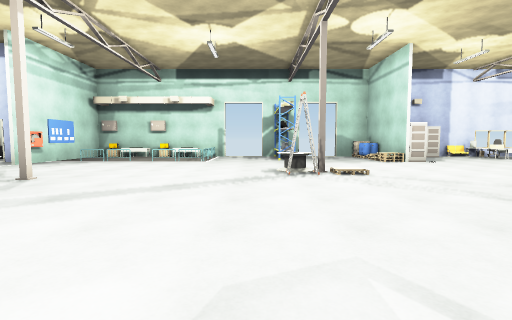
view 1 (above)

14 first-person views from a walk through a Unity game level. The camera is 1.3 m above the floor, tilts 4° down and sees 85° across. Doors are open. The floor is counted in squares, 2 m on a side. Each view is taken from the middle of a square. On the plan, view 1 faces up. The plan holds only what a view shows up to about 9 squares ahead; the rest is blank. The place goes on beyond the plan. The player is left out. Some animated figures are left out.

view 2
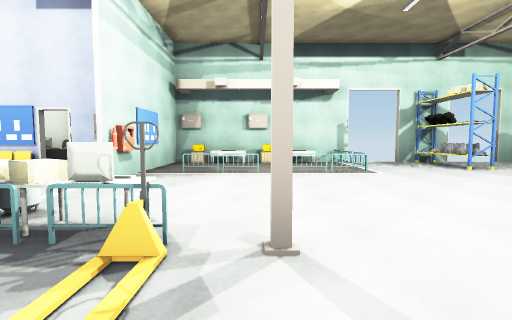

view 3
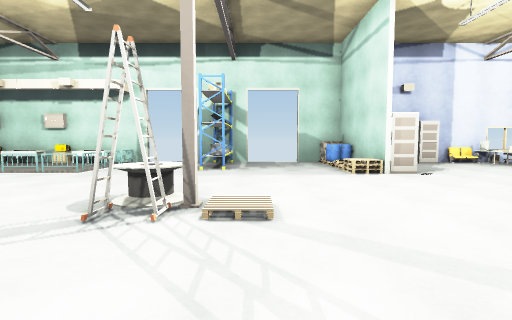

view 4
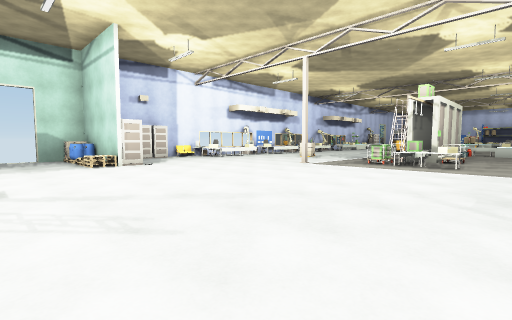

view 5
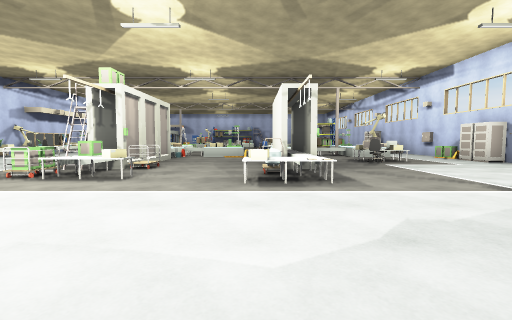

view 6
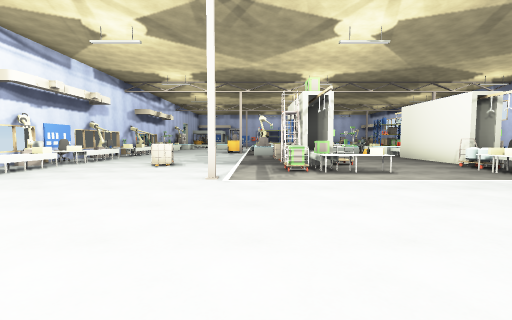

view 7
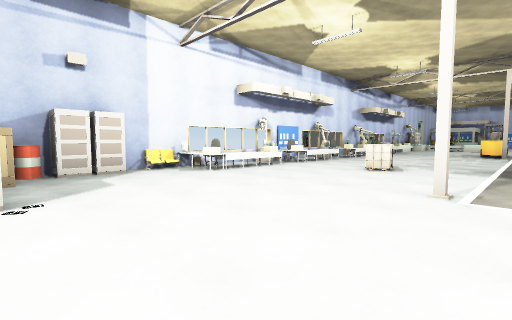

view 8
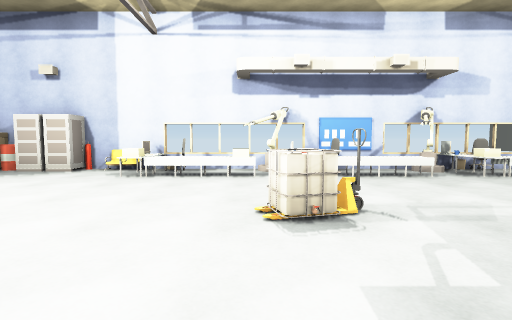

view 9
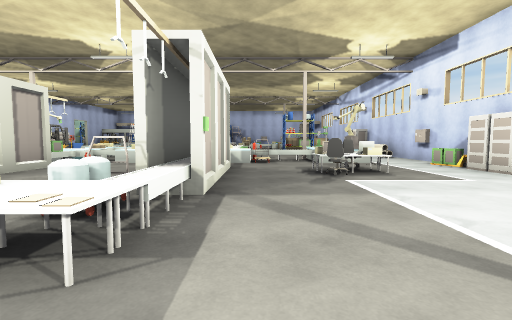

view 10
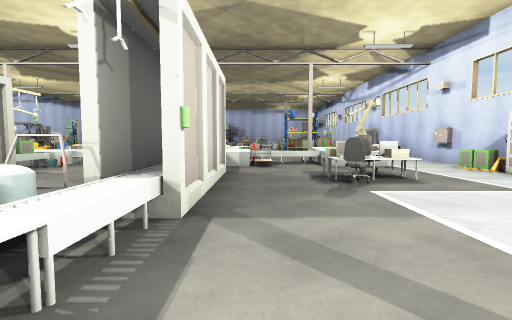

view 11
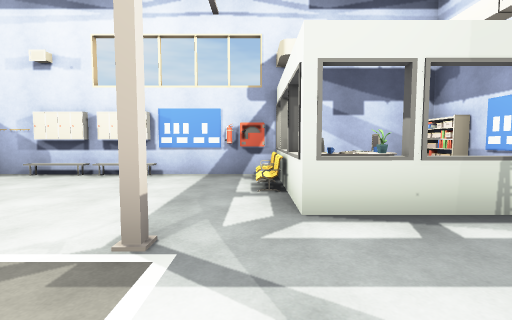

view 12
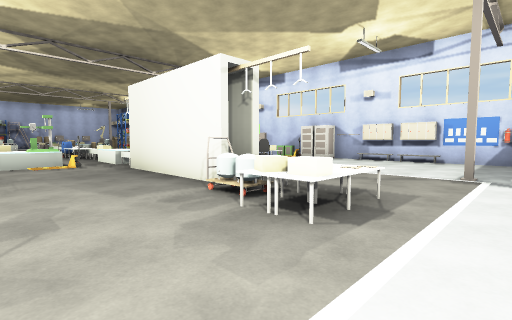

view 13
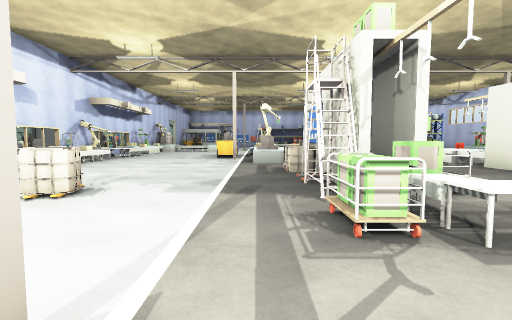

view 14
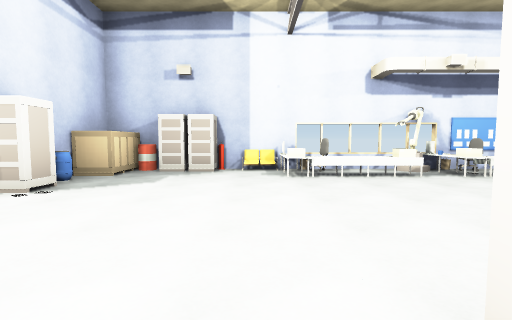

### Floor plan
Points are (right, up) in squares from view 1. A wall is a line through its corners. A room is listed if a view was taken in it or the views show most of it. See-through windows are left out.
Room 1 (views 1, 2, 3, 4, 5, 6, 7, 8, 9, 10, 11, 12, 13, 14)
walls: (11.3, 3.8) (12.5, 3.8); (11.4, -0.6) (14.5, -0.6); (12.4, 3.1) (13.1, 3.1); (12.4, 3.6) (11.3, 3.6) (11.3, 4.2) (11.7, 4.2); (5.7, -4.4) (7.6, -4.4) (7.6, -5.4); (11.4, -1.2) (13.6, -1.2); (4.6, -5.6) (4.6, -6.5); (1.9, 11.4) (0.3, 11.4); (13.6, -0.7) (11.4, -0.7); (14.5, 3) (12.4, 3); (-1.1, 11.4) (-6.4, 11.4) (-6.4, 9.4); (5.1, -7.4) (13.4, -7.4); (14.5, -1.3) (11.4, -1.3); (16.6, 11.4) (3.3, 11.4); (15.4, -7.4) (17.5, -7.4)
low walls: (16.1, 1.5) (16.1, 2.1); (16.7, 2.4) (16.7, 3.1); (16.4, -0.6) (17.5, -0.6); (17.3, 3) (16.4, 3); (16.1, -4.4) (16.1, -3.8) (17.5, -3.8); (16.9, -3.9) (16.9, -2.4); (16.1, -5.4) (16.1, -4.5)
ways out: open door at (-0.5, 11); open door at (2.5, 11)
objects: other object (-8, 8); barrel (-7, 5); box (-6, 5); fence (-6, 6); other object (-6, 8); other object (-6, 9); fence (-5, 4); forklift (-5, 5); other object (-5, 6); fence (-5, 9); other object (-5, 11) to (-4, 11); pole (-4, 5); fence (-4, 9); fence (-3, 9); other object (-3, 11); fence (-2, 9); other object (-2, 10); other object (-2, 11); pole (1, 6); other object (1, 7); other object (1, 8); rack (1, 9); other object (1, 10); rack (1, 11); barrel (4, 10); other object (4, 11); other object (5, -7); barrel (5, 9) to (5, 10); box (5, 11); table (6, -7); other object (6, -6); barrel (6, 10); other object (6, 11); other object (7, 11); fire extinguisher (8, -7); chair (8, -6); chair (8, 10); pole (9, -4); box (9, 0); box (9, 4); pole (9, 6); box (9, 10); chair (9, 11); table (10, -1); barrel (10, 0); box (10, 1); box (10, 3); table (10, 4); box (10, 5); other object (10, 10); other object (11, -1); barrel (11, 0); other object (11, 1); box (11, 3); barrel (11, 7) to (12, 7); box (11, 10); other object (11, 11); other object (12, 3); forklift (12, 8); box (12, 10); other object (12, 11); other object (13, -4); chair (13, -3); other object (13, -1); other object (13, 10) to (14, 10); chair (13, 11); other object (14, -7); table (14, -5); box (14, -4); table (14, -3); other object (14, 4); barrel (14, 5); box (15, -7); forklift (15, -6); chair (15, -4); other object (15, -1) to (16, -1); box (15, 3); other object (15, 4); box (15, 10); other object (15, 11); forklift (16, 0); machine (16, 1); other object (16, 3); other object (16, 4); other object (16, 4) to (17, 5); other object (16, 10); chair (16, 11); other object (17, -5); other object (17, -2); other object (17, 1); other object (17, 2); other object (17, 10)

Where each view was taken, in squares from view 1:
view 1: 0 up, 0 right, facing up
view 2: 3 up, 4 left, facing up
view 3: 3 up, 2 right, facing up
view 4: 1 up, 2 right, facing up-right
view 5: 0 up, 5 right, facing right
view 6: 5 up, 4 right, facing right
view 7: 5 up, 5 right, facing up-right
view 8: 5 up, 11 right, facing up
view 9: 2 down, 8 right, facing right
view 10: 2 down, 9 right, facing right
view 11: 2 down, 8 right, facing down
view 12: 2 up, 8 right, facing down-right
view 13: 5 up, 8 right, facing right
view 14: 5 up, 8 right, facing up
